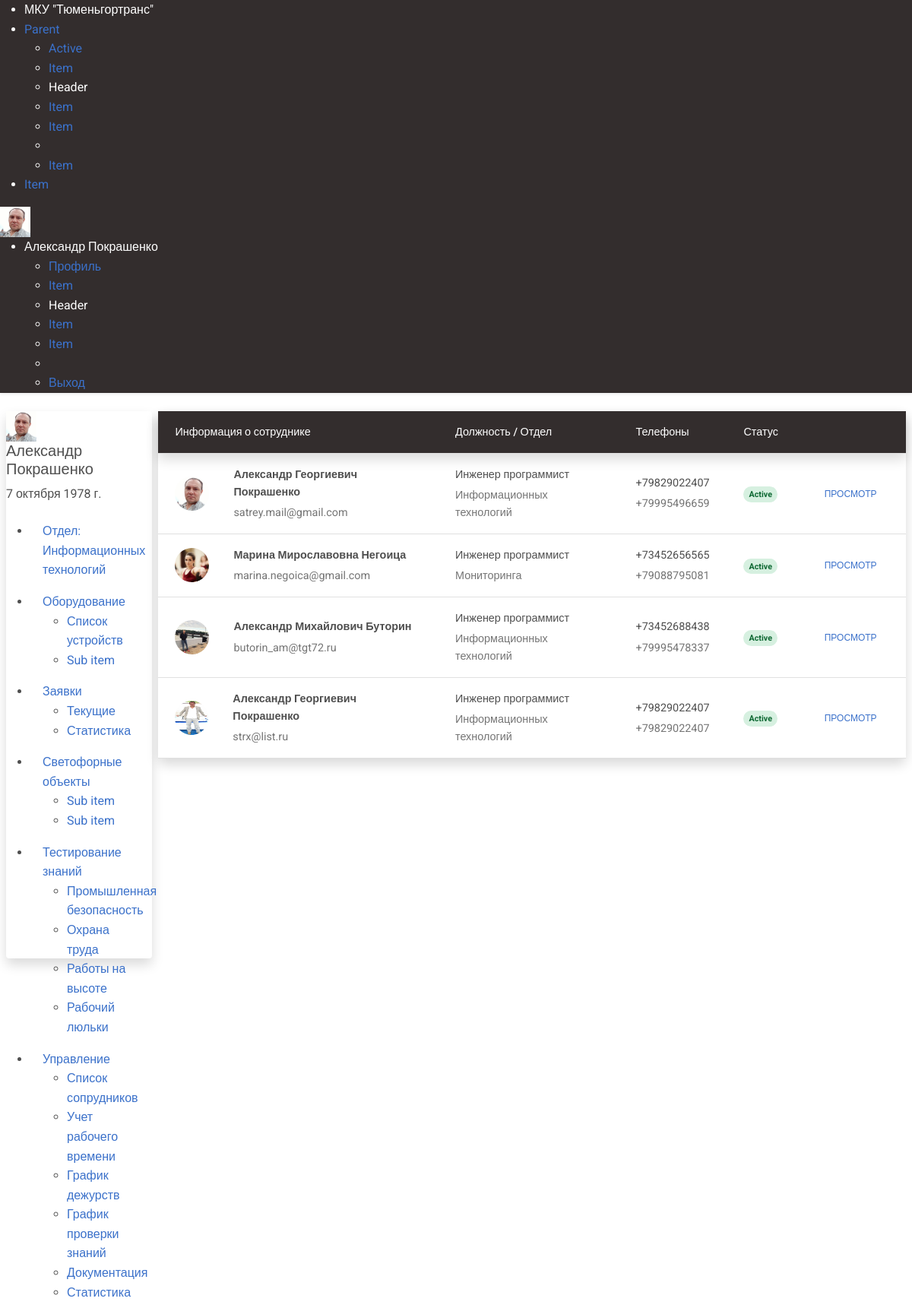
/users/user_list/ (signed in), run on the app's committed database.
### users/models.py (models this page shows, shortened)
class CustomUser(AbstractUser):
    middle_name = models.CharField('Отчество', max_length=50, blank=True, null=True)
    date_of_birth = models.DateField(blank=True, null=True, verbose_name='Дата рождения')
    phone_number_work = models.CharField('Рабочий телефон', max_length=16, blank=True, null=True)
    phone_number_mobile = models.CharField('Мобильный телефон', max_length=12, blank=True, null=True)
    department = models.ForeignKey(Department, blank=True, null=True,
                                   on_delete=models.CASCADE,
                                   related_name='department_set',
                                   verbose_name='Отдел')
    avatar = models.ImageField(upload_to='avatars/', blank=True, null=True)
    position = models.ForeignKey(Position, blank=True, null=True,
                                 on_delete=models.CASCADE,
                                 related_name='position_set',
                                 verbose_name='Должность')
    date_of_employment = models.DateField(blank=True, null=True, verbose_name='Дата трудоустройства')
    class Meta:
        verbose_name = 'Пользователь'
        verbose_name_plural = 'Пользователи'

class Department(models.Model):
    department = models.CharField('Отдел', max_length=50)
    slug = models.CharField('Слаг', max_length=70, blank=True)
    class Meta:
        verbose_name = "Отдел"
        verbose_name_plural = "Отделы"
    def __str__(self):
        return self.department

### users/views.py (the view)
# urls.py: path('user_list/', CustomUserListView.as_view(), name='user_list'),
class CustomUserListView(ListView):
    model = CustomUser
    template_name = 'users/user_list.html'
    paginate_by = 10

### templates/users/user_list.html (shortened to what this page needs)
{% extends 'users/main.html' %}
{% block content %}
<div class="card m-2 shadow">
<table class="table align-middle mb-0 bg-white">
  <thead class="bg-dark text-white shadow">
    <tr class="">
      <th>Информация о сотруднике</th>
      <th>Должность / Отдел</th>
      <th>Телефоны</th>
      <th>Статус</th>
      <th></th>
    </tr>
  </thead>
  <tbody>
  {% for user in object_list %}
    <tr class="table-row">
      <td>
        <div class="d-flex align-items-center">
          <img
              src="{{ user.avatar.url }}"
              alt=""
              style="width: 45px; height: 45px"
              class="rounded-circle me-3"
              />
          <div class="ms-3">
            <p class="fw-bold mb-1">{{ user.first_name }}  {{ user.middle_name }} {{ user.last_name }}</p>
            <p class="text-muted mb-0">{{ user.email }}</p>
          </div>
        </div>
      </td>
      <td>
        <p class="fw-normal mb-1">Инженер программист</p>
        <p class="text-muted mb-0">{{ user.department }}</p>
      </td>
      <td>
        <p class="fw-normal mb-1">{% if user.phone_number_work %}{{ user.phone_number_work }}{% endif %}</p>
        <p class="text-muted mb-0">{% if user.phone_number_mobile %}{{ user.phone_number_mobile }}{% endif %}</p>
      </td>
      <td>
        <span class="badge badge-success rounded-pill d-inline">Active</span></td>
      <td>
        <button type="button" class="btn btn-link btn-sm btn-rounded">
          <a href="{% url 'user_detail' user.pk %}">Просмотр</a>
        </button>
      </td>
    </tr>
    {% endfor %}
  </tbody>
</table>
</div>
{% endblock %}

### templates/components/navbar.html (shortened to what this page needs)
{% load static %}
<nav class="uk-navbar-container shadow-sm bg-dark text-white">
    <div class="uk-container-expand uk-padding-small uk-padding-remove-top uk-padding-remove-bottom">
        <div uk-navbar class="">
            <div class="uk-navbar-left text-white">
                <ul class="uk-navbar-nav text-white">
                    <li class="uk-active"><a class="text-white" href="https://tgt72.ru/" target="_blank">МКУ "Тюменьгортранс"</a></li>
                    <li>
                        <a href="#">Parent </a>
                        <div class="uk-navbar-dropdown">
                            <ul class="uk-nav uk-navbar-dropdown-nav">
                                <li class="uk-active"><a href="#">Active</a></li>
                                <li><a href="#">Item</a></li>
                                <li class="uk-nav-header">Header</li>
                                <li><a href="#">Item</a></li>
                                <li><a href="#">Item</a></li>
                                <li class="uk-nav-divider"></li>
                                <li><a href="#">Item</a></li>
                            </ul>
                        </div>
                    </li>
                    <li><a href="#">Item</a></li>
                </ul>
            </div>
            <div class="uk-navbar-right">
                <div class="uk-width-auto">
                    {% if user.is_authenticated %}<img class="uk-border-circle" width="40" height="40" src="{{ user.avatar.url }}" alt="Avatar">{% endif %}
                </div>
                <ul class="uk-navbar-nav">
                    {% if user.is_authenticated %}
                    <li>
                        <a class="text-white" href="#">{{ user.first_name }} {{ user.last_name }}</a>
                        <div class="uk-navbar-dropdown">
                            <ul class="uk-nav uk-navbar-dropdown-nav">
                                <li class="uk-active"><a href="#">Профиль</a></li>
                                <li><a href="#">Item</a></li>
                                <li class="uk-nav-header">Header</li>
                                <li><a href="#">Item</a></li>
                                <li><a href="#">Item</a></li>
                                <li class="uk-nav-divider"></li>
                                <li><a href="{% url 'logout_user' %}">Выход</a></li>
                            </ul>
                        </div>
                    </li>
                    {% else %}
                    <li>
                        <a uk-icon="sign-in" href="{% url 'login_user' %}">Авторизоваться</a>
                    </li>
                    {% endif %}
                </ul>
            </div>
        </div>
    </div>
</nav>

### templates/components/left_sidebar.html (shortened to what this page needs)
{% load static %}
<div class="uk-card uk-card-default m-2 me-0 left_sidebar shadow">
    <div class="uk-card-header">
        <div class="uk-grid-small uk-flex-middle" uk-grid>
            <div class="uk-width-auto ps-0">
                <img class="uk-border-circle" width="40" height="40" src="{{ user.avatar.url }}" alt="Avatar">
            </div>
            <div class="uk-width-expand d-none d-md-block">
                <h5 class="uk-card-title uk-margin-remove-bottom">{{ user.first_name }} {{ user.last_name }}</h5>
                <p class="uk-text-meta uk-margin-remove-top">
                    <time datetime="2023-04-10T12:00">
                        {{ user.date_of_birth }}
                    </time>
                </p>
            </div>
        </div>
    </div>
    <div class="">
    <ul class="uk-nav-default" uk-nav="multiple: true">
        <li class="uk-active p-3 pt-2 pb-2"><a href="#">Отдел: {{ user.department }}</a></li>
        <li class="uk-parent p-3 pt-2 pb-2">
            <a class="" href="#">Оборудование </a>
            <ul class="uk-nav-sub">
                <li><a href="{% url 'device_list' %}">Список устройств</a></li>
                <li>
                    <a href="#">Sub item</a>
                </li>
            </ul>
        </li>
        <li class="uk-parent p-3 pt-2 pb-2">
            <a href="#">Заявки </a>
            <ul class="uk-nav-sub">
                <li class=""><a href="#">Текущие</a></li>
                <li class=""><a href="#">Статистика</a></li>
            </ul>
        </li>
        <li class="uk-parent p-3 pt-2 pb-2">
            <a href="#">Светофорные объекты </a>
            <ul class="uk-nav-sub">
                <li><a href="#">Sub item</a></li>
                <li><a href="#">Sub item</a></li>
            </ul>
        </li>
        <li class="uk-parent p-3 pt-2 pb-2">
            <a href="#">Тестирование знаний </a>
            <ul class="uk-nav-sub">
                <li><a href="#">Промышленная безопасность</a></li>
                <li><a href="#">Охрана труда</a></li>
                <li><a href="#">Работы на высоте</a></li>
                <li><a href="#">Рабочий люльки</a></li>
            </ul>
        </li>
        <li class="uk-parent p-3 pt-2 pb-2">
            <a href="#">Управление </a>
            <ul class="uk-nav-sub">
                <li class=""><a href="{% url 'user_list' %}">Список сопрудников</a></li>
                <li class=""><a href="#">Учет рабочего времени</a></li>
                <li><a href="#">График дежурств</a></li>
                <li><a href="#">График проверки знаний</a></li>
                <li><a href="#">Документация</a></li>
                <li><a href="#">Статистика</a></li>
            </ul>
        </li>
    </ul>
</div>
</div>

### static/css/styles.css (style rules this page uses)
.left_sidebar { height: 90vh; position: sticky; border-radius: 4px; }

### data on the page
CustomUser: avatar (picture), first_name "Александр", last_name "Покрашенко", date_of_birth "7 октября 1978 г.", department "Информационных технологий", middle_name "Георгиевич", email "satrey.mail@gmail.com", phone_number_work "+79829022407", phone_number_mobile "+79995496659"
CustomUser: avatar (picture), first_name "Марина", middle_name "Мирославовна", last_name "Негоица", email "marina.negoica@gmail.com", department "Мониторинга", phone_number_work "+73452656565", phone_number_mobile "+79088795081"
CustomUser: avatar (picture), first_name "Александр", middle_name "Михайлович", last_name "Буторин", email "butorin_am@tgt72.ru", department "Информационных технологий", phone_number_work "+73452688438", phone_number_mobile "+79995478337"
CustomUser: avatar (picture), first_name "Александр", middle_name "Георгиевич", last_name "Покрашенко", email "strx@list.ru", department "Информационных технологий", phone_number_work "+79829022407", phone_number_mobile "+79829022407"
